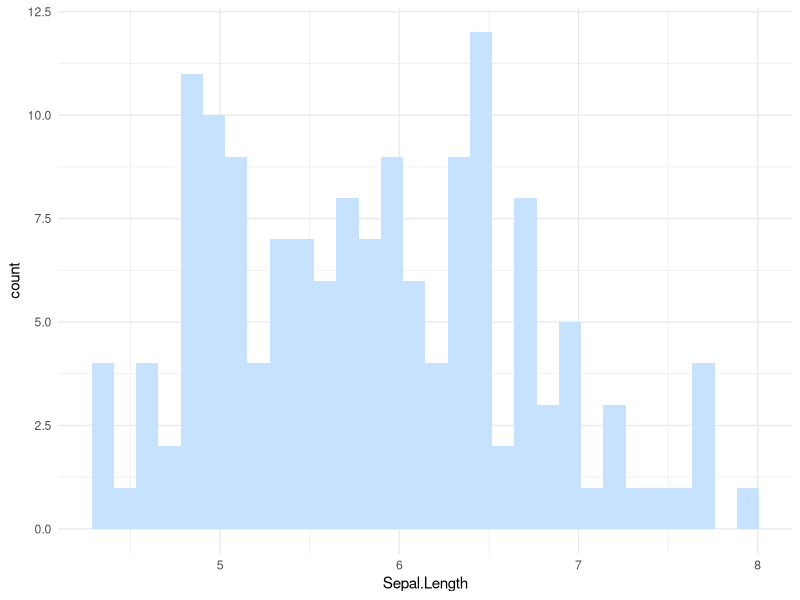

Write the R code that produced this figure.
## ---- chunk 1
knitr::opts_chunk$set(echo = TRUE)
## ---- chunk 2
library(tidyverse)

col <- colors()
colors()

ggplot(iris, aes(x=Sepal.Length)) +
  geom_histogram(fill=col[600]) +
  theme_minimal()
